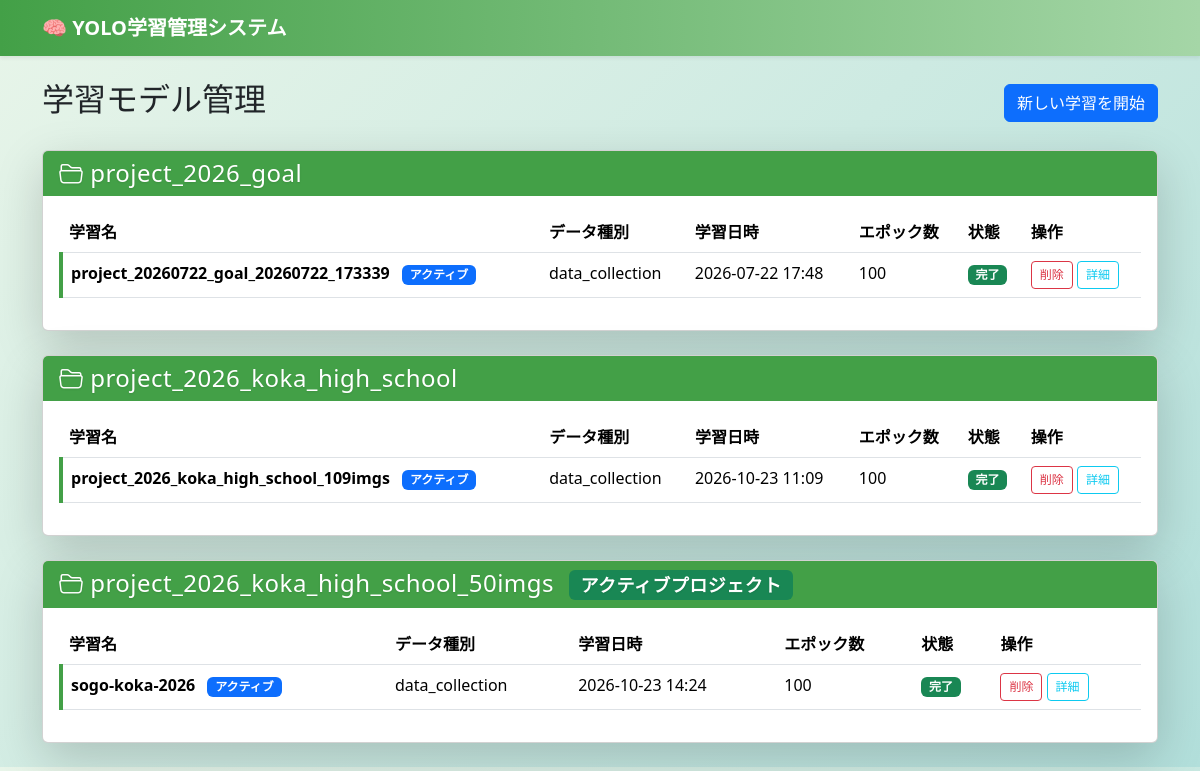
Screenshot of /training/management/ with the database file from the repository.
### annotator/models.py (models this page shows, shortened)
class Project(models.Model):
    name = models.CharField(max_length=255, unique=True)
    folder_name = models.CharField(max_length=255, unique=True)
    created_at = models.DateTimeField(auto_now_add=True)
    is_active = models.BooleanField(default=False)  # 現在選択中のプロジェクト
    cropped = models.BooleanField(default=False)  # cropped画像生成済みフラグ
    save_path = models.CharField(max_length=512, blank=True, null=True, help_text="画像保存先パス")
    active_yaml_path = models.CharField(default='', max_length=512, help_text="アクティブなYAML設定ファイルのパス")
    active_weight_path = models.CharField(default='', max_length=512, help_text="アクティブな重みファイルのパス")

### training/models.py (models this page shows, shortened)
class TrainingRun(models.Model):
    flipud = models.FloatField(default=0.0, blank=True, help_text="上下反転確率 (flipud)")
    fliplr = models.FloatField(default=0.5, blank=True, help_text="左右反転確率 (fliplr)")
    mixup = models.FloatField(default=0.0, blank=True, help_text="MixUp合成率 (mixup)")
    perspective = models.FloatField(default=0.0, blank=True, help_text="遠近変換強度 (perspective)")
    shear = models.FloatField(default=0.0, blank=True, help_text="シアー強度 (shear)")
    scale = models.FloatField(default=0.5, blank=True, help_text="スケール変換範囲 (scale)")
    PROJECT_DATA_CHOICES = [
        ("data_collection", "data_collection"),
        ("cropped", "cropped"),
    ]
    project = models.ForeignKey(Project, on_delete=models.CASCADE, related_name='training_runs', verbose_name="プロジェクト")
    training_name = models.CharField(max_length=255, verbose_name="学習名", help_text="デフォルト: プロジェクト名_学習年月日_時分秒")
    data_type = models.CharField(max_length=32, choices=PROJECT_DATA_CHOICES)
    dataset_yaml = models.CharField(max_length=512)
    model_name = models.CharField(max_length=255)
    epochs = models.PositiveIntegerField(default=100)
    imgsz = models.CharField(max_length=32, default="640")
    batch = models.PositiveIntegerField(default=16)
    other_params = models.JSONField(default=dict, blank=True)
    trained_at = models.DateTimeField(auto_now_add=True)
    saved_model_path = models.CharField(max_length=512, blank=True)
    config_yaml_path = models.CharField(max_length=512, blank=True, help_text="設定用YAMLファイルのパス（推論・検出共通）")
    metrics = models.JSONField(default=dict, blank=True)
    is_active = models.BooleanField(default=False, help_text="現在アクティブな学習モデル")
    class Meta:
        unique_together = ('project', 'training_name')
        constraints = [
            models.UniqueConstraint(
                fields=['project'],
                condition=models.Q(is_active=True),
                name='unique_active_training_per_project'
            )
        ]

### training/views.py (the view, shortened to what this page needs)
# urls.py: path('management/', views.training_management_view, name='training_management'),  # 学習管理
@csrf_exempt
def training_management_view(request):
    projects = Project.objects.all().prefetch_related('training_runs')
    return render(request, 'training/management.html', {
        'projects': projects,
    })

### training/templates/training/management.html (shortened to what this page needs)
<!DOCTYPE html>
<html lang="ja">
<head>
    {% load static %}
    <link rel="stylesheet" href="{% static 'bootstrap/css/bootstrap.min.css' %}">
    <link rel="stylesheet" href="{% static 'bootstrap-icons/bootstrap-icons.css' %}">
</head>
<body>
<nav class="navbar navbar-expand-lg navbar-dark navbar-orange shadow-sm">
    <div class="container">
        <a class="navbar-brand fw-bold" href="#"> 🧠 YOLO学習管理システム</a>
    </div>
</nav>
<div class="container mt-4">
    <div class="d-flex justify-content-between align-items-center mb-4">
        <h2>学習モデル管理</h2>
        <a href="{% url 'training_index' %}" class="btn btn-primary">新しい学習を開始</a>
    </div>
    {% for project in projects %}
    <div class="card shadow-lg mb-4">
        <div class="card-header">
            <h4 class="mb-0">
                <i class="bi bi-folder2-open"></i> {{ project.name }}
                {% if project.is_active %}
                    <span class="badge bg-success ms-2">アクティブプロジェクト</span>
                {% endif %}
            </h4>
        </div>
        <div class="card-body">
            {% if project.training_runs.all %}
                <div class="table-responsive">
                    <table class="table table-hover">
                        <thead>
                            <tr>
                                <th>学習名</th>
                                <th>データ種別</th>
                                <th>学習日時</th>
                                <th>エポック数</th>
                                <th>状態</th>
                                <th>操作</th>
                            </tr>
                        </thead>
                        <tbody>
                            {% for training in project.training_runs.all %}
                            <tr {% if training.is_active %}class="active-model"{% endif %}>
                                <td>
                                    <strong>{{ training.training_name }}</strong>
                                    {% if training.is_active %}
                                        <span class="badge bg-primary ms-2">アクティブ</span>
                                    {% endif %}
                                </td>
                                <td>{{ training.data_type }}</td>
                                <td>{{ training.trained_at|date:"Y-m-d H:i" }}</td>
                                <td>{{ training.epochs }}</td>
                                <td>
                                    {% if training.saved_model_path %}
                                        <span class="badge bg-success">完了</span>
                                    {% else %}
                                        <span class="badge bg-warning">処理中</span>
                                    {% endif %}
                                </td>
                                <td>
                                    <button class="btn btn-outline-danger btn-sm delete-btn"
                                            data-training-id="{{ training.id }}"
                                            data-training-name="{{ training.training_name }}">
                                        削除
                                    </button>
                                    {% if training.saved_model_path %}
                                        <a href="#" class="btn btn-outline-info btn-sm">詳細</a>
                                    {% endif %}
                                </td>
                            </tr>
                            {% endfor %}
                        </tbody>
                    </table>
                </div>
            {% else %}
                <div class="alert alert-info">
                    <i class="bi bi-info-circle"></i> このプロジェクトには学習履歴がありません。
                </div>
            {% endif %}
        </div>
    </div>
    {% empty %}
    <div class="alert alert-warning">
        <i class="bi bi-exclamation-triangle"></i> プロジェクトが見つかりません。
    </div>
    {% endfor %}
</div>
</body>
</html>

### training/templates/training/management.html (style rules this page uses)
body { background: linear-gradient(135deg, #e8f5e9 0%, #b2dfdb 100%); }
.navbar-orange { background: linear-gradient(90deg, #43a047 0%, #a5d6a7 100%); }
.card-header { background-color: #43a047 !important; color: #fff !important; border: none; letter-spacing: 0.03em; font-weight: 600; text-shadow: 0 1px 2px rgba(0,0,0,0.10); }
.active-model { background-color: #e8f5e9; border-left: 4px solid #43a047; }
.btn-sm { font-size: 0.75rem; padding: 0.25rem 0.5rem; }

### rows the page displays
Project: name "project_2026_goal"
TrainingRun: training_name "project_20260722_goal_20260722_173339", is_active "アクティブ", data_type "data_collection", trained_at "2026-07-22 17:48", epochs "100", shows "完了", shows "詳細"
Project: name "project_2026_koka_high_school"
TrainingRun: training_name "project_2026_koka_high_school_109imgs", is_active "アクティブ", data_type "data_collection", trained_at "2026-10-23 11:09", epochs "100", shows "完了", shows "詳細"
Project: name "project_2026_koka_high_school_50imgs", is_active "アクティブプロジェクト"
TrainingRun: training_name "sogo-koka-2026", is_active "アクティブ", data_type "data_collection", trained_at "2026-10-23 14:24", epochs "100", shows "完了", shows "詳細"
